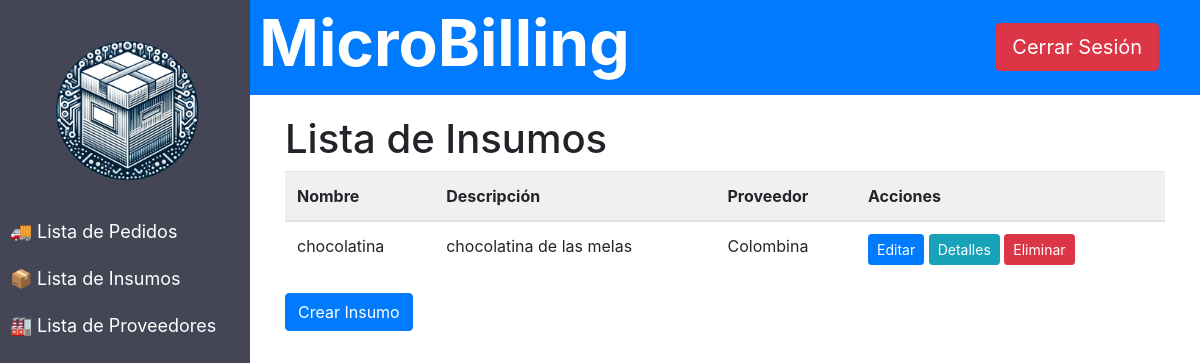
Screenshot of /insumos/ (signed in) with the database file from the repository.
### insumos_app/models.py (models this page shows, shortened)
class Insumo(models.Model):
    nombre = models.CharField(max_length=100)
    descripcion = models.TextField()
    unidad_medida = models.CharField(max_length=50)
    precio = models.IntegerField()
    proveedor = models.ForeignKey(Proveedor, on_delete=models.CASCADE)

class Proveedor(models.Model):
    nombre = models.CharField(max_length=100)
    direccion = models.CharField(max_length=200)
    telefono = models.CharField(max_length=20)
    def __str__(self):
        return self.nombre

### insumos_app/views.py (the view)
# urls.py: path('insumos/', views.lista_insumos, name='lista_insumos'),
@login_required
def lista_insumos(request):
    insumos = Insumo.objects.all()
    return render(request, 'lista_insumos.html', {'insumos': insumos})

### insumos_app/templates/lista_insumos.html (shortened to what this page needs)
<!DOCTYPE html>
<html lang="es">
<head>
    <link rel="stylesheet" href="https://stackpath.bootstrapcdn.com/bootstrap/4.5.2/css/bootstrap.min.css">
</head>
<body>
    <header>
        <h1 class="title">MicroBilling</h1>
        <div class="logout_button">
            <a href="{% url 'logout' %}" class="btn btn-danger btn-lg">Cerrar Sesión</a>
        </div>
    </header>
<div class="sidebar">
    <div class="sidebar-container">
        <center><img src="../../media/logo.png" width="75%"></center>
         <a href="{% url 'lista_pedidos' %}">🚚 Lista de Pedidos</a>
         <a href="{% url 'lista_insumos' %}">📦 Lista de Insumos</a>
         <a href="{% url 'lista_proveedores' %}">🏭 Lista de Proveedores</a>
    </div>
</div>
<div class="main-content">
    <div class="container">
        <h1>Lista de Insumos</h1>
        <table class="table">
            <thead>
                <tr>
                    <th>Nombre</th>
                    <th>Descripción</th>
                    <th>Proveedor</th>
                    <th>Acciones</th>
                </tr>
            </thead>
            <tbody>
                {% for insumo in insumos %}
                <tr>
                    <td>{{ insumo.nombre }}</td>
                    <td>{{ insumo.descripcion }}</td>
                    <td>{{ insumo.proveedor }}</td>
                    <td>
                        <a href="{% url 'editar_insumo' insumo.id %}" class="btn btn-primary btn-sm">Editar</a>
                        <a href="{% url 'detalle_insumo' insumo.id %}" class="btn btn-info btn-sm">Detalles</a>
                        <a href="{% url 'eliminar_insumo' insumo.id %}" class="btn btn-danger btn-sm">Eliminar</a>
                    </td>
                </tr>
                {% endfor %}
            </tbody>
        </table>
        <div class="crear-insumo-btn"><a href="{% url 'crear_insumo' %}" class="btn btn-primary">Crear Insumo</a></div>
    </div>
</div>
</body>
</html>

### insumos_app/templates/lista_insumos.html (style rules this page uses)
.sidebar { height: 100%; width: 250px; position: fixed; top: 0; left: 0; background-color: #444655; padding-top: 20px; }
.sidebar a { padding: 10px; text-decoration: none; font-size: 18px; color: white; display: block; }
.main-content { margin-left: 250px; padding: 20px; }
.table { width: 100%; }
.table thead { background-color: #f0f0f0; }
header { background-color: #007bff; display: flex; height: 100%; justify-content: space-between; align-items: center; padding: 5px 0 5px 0; }
.logout_button { transform: translateX(-25%); }
.title { transform: translateX(70%); font-weight: bold; color: #FFF; font-size: 4rem; }

### rows the page displays
Insumo: nombre "chocolatina", descripcion "chocolatina de las melas", proveedor "Colombina"
